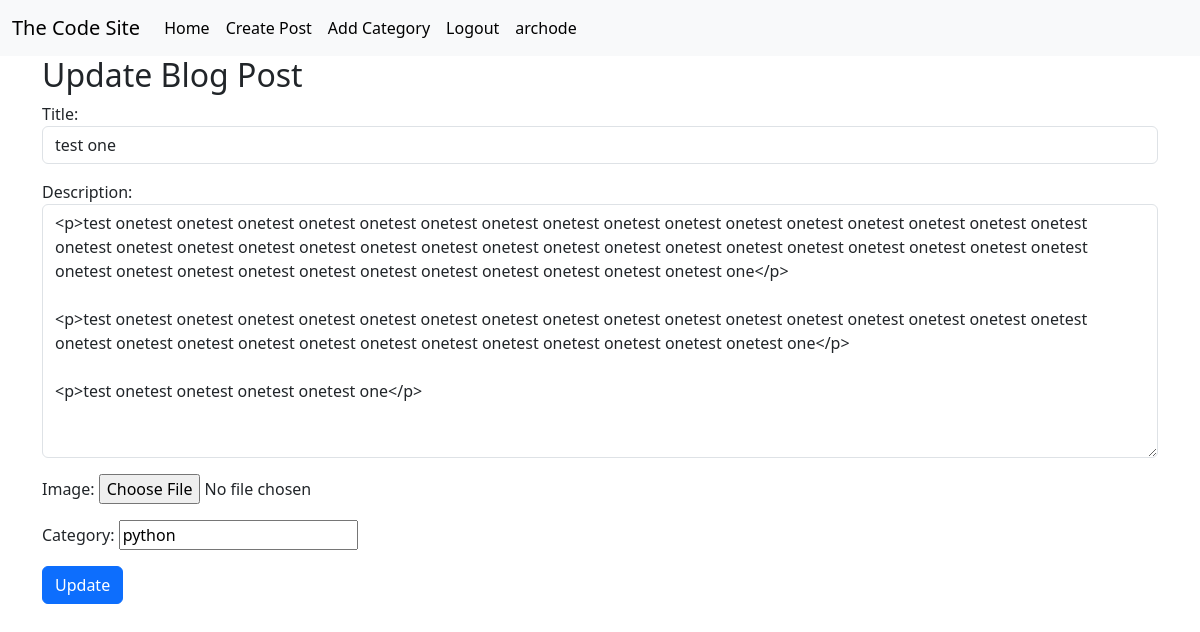
The app's page /updatepost/12/ (signed in) with its own data.
### myblog/models.py (models this page shows, shortened)
class Post(models.Model):
    title = models.CharField(max_length=200)
    description = RichTextField(blank=True,null=True)
    image = models.ImageField(null=True,blank=True,upload_to='images/')
    author = models.ForeignKey(User, on_delete=models.CASCADE,null=True)
    category = models.CharField(max_length=255,default='uncategories',null=True,blank=True)

### myblog/views.py (the view)
# urls.py: path('updatepost/<int:pk>/',UpdatePostView.as_view(),name='update_post'),
class UpdatePostView(UpdateView):
    model = Post
    form_class = EditForm
    template_name = 'myblog/update_post.html'

### myblog/forms.py
class EditForm(forms.ModelForm):
    class Meta:
        model = Post
        fields = ('title','description','image','category')
        widgets = {
            'title': forms.TextInput(attrs={'class':'form-control'}),
            'description': forms.Textarea(attrs={'class':'form-control'}),
            'author': forms.Select(attrs={'class':'form-control'}),
        }

### myblog/templates/myblog/update_post.html (shortened to what this page needs)
{% extends 'myblog/base.html' %}
{% block content %}
<div class="container">
{% if user.is_authenticated %}
    {% if user.id == post.author.id %}
        <h2>Update Blog Post </h2>
        <form method="POST" action="">
            {{form.as_p}}
            <button class="btn btn-primary"> Update </button>
        </form>
    {% else %}
        You are not allowed here! SignIn and go to your page.
    {% endif %}
{% endif %}
</div>
{% endblock content %}

### myblog/templates/myblog/base.html (shortened to what this page needs)
<!doctype html>
<html lang="en">
  <head>
    <link href="https://cdn.jsdelivr.net/npm/bootstrap@5.3.1/dist/css/bootstrap.min.css" rel="stylesheet">
  </head>
  <body>
    <nav class="navbar navbar-expand-lg bg-body-tertiary">
      <div class="container-fluid">
        <a class="navbar-brand" href="{% url 'home' %}">The Code Site</a>
        <div class="collapse navbar-collapse" id="navbarSupportedContent">
          <ul class="navbar-nav me-auto mb-2 mb-lg-0">
            <li class="nav-item">
              <a class="nav-link active" aria-current="page" href="{% url 'home' %}">Home</a>
            </li>
            {% if user.is_authenticated %}
            <li class="nav-item">
              <a class="nav-link active" aria-current="page" href="{% url 'create_post' %}">Create Post</a>
            </li>
            <li class="nav-item">
              <a class="nav-link active" aria-current="page" href="{% url 'add_category' %}">Add Category</a>
            </li>
            <li class="nav-item">
              <a class="nav-link active" aria-current="page" href="{% url 'logout' %}">Logout</a>
            </li>
            <li class="nav-item">
              <a class="nav-link active" aria-current="page" href="#">{{user.username}}</a>
            </li>
            {% endif %}
          </ul>
        </div>
      </div>
    </nav>
    {% block content %}
    {% endblock content %}
  </body>
</html>

### records on screen
Post: title "test one", description "<p>test onetest onetest onetest onetest onetest onetest onetest onetest onetest onetest onetest onetest onetest onetest onetest onetest onetest onetest onetest onetest onetest onetest onetest onetest onetest onetest onetest onetest onetest onetest onetest onetest onetest onetest onetest onetest onetest onetest onetest onetest onetest onetest onetest onetest one</p> <p>test onetest onetest onetest onetest onetest onetest onetest onetest onetest onetest onetest onetest onetest onetest onetest onetest onetest onetest onetest onetest onetest onetest onetest onetest onetest onetest onetest onetest one</p> <p>test onetest onetest onetest onetest one</p>", category "python"

### other values on screen
{{ user.username }} "archode"
